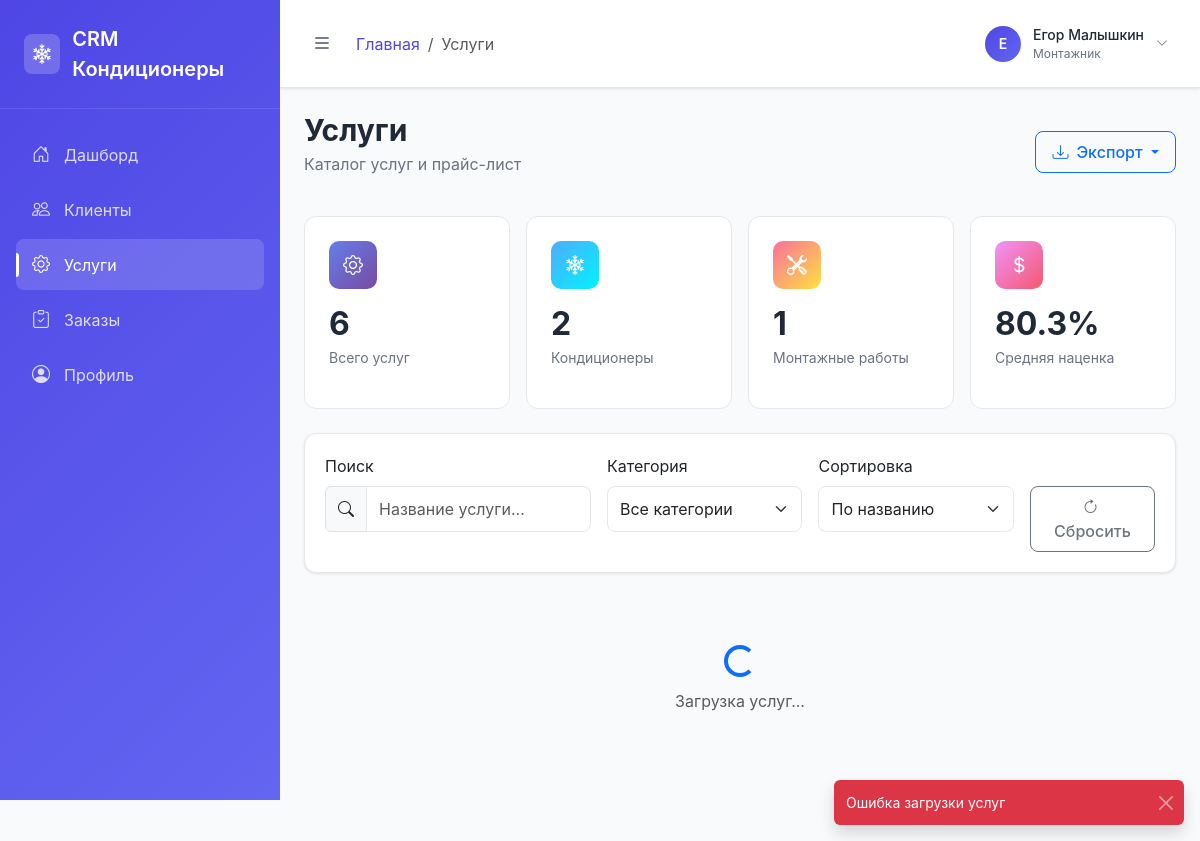
Screenshot of /services/ (signed in) with the database file from the repository.
### user_accounts/models.py (models this page shows, shortened)
class User(AbstractUser):
    ROLE_CHOICES = (
        ('owner', 'Владелец'),
        ('manager', 'Менеджер'),
        ('installer', 'Монтажник'),
    )
    role = models.CharField(max_length=10, choices=ROLE_CHOICES)
    phone = models.CharField(max_length=15, blank=True)
    groups = models.ManyToManyField(
        'auth.Group',
        related_name='user_accounts_user_set',
        blank=True,
        help_text='The groups this user belongs to.',
        verbose_name='groups',
    )
    user_permissions = models.ManyToManyField(
        'auth.Permission',
        related_name='user_accounts_user_set',
        blank=True,
        help_text='Specific permissions for this user.',
        verbose_name='user permissions',
    )

### services/views.py (the view)
# urls.py: path('', views.service_list, name='service_list'),
@login_required
def service_list(request):
    category = request.GET.get('category')
    if category:
        services = Service.objects.filter(category=category).order_by('name')
    else:
        services = Service.objects.all().order_by('name')
    return render(request, 'services/services.html', {'services': services})

### templates/services/services.html (shortened to what this page needs)
{% extends 'base.html' %}
{% block page_name %}Услуги{% endblock %}
{% block content %}
<div class="fade-in">
    <div class="page-header mb-4">
        <div class="d-flex justify-content-between align-items-center">
            <div>
                <h1 class="page-title">Услуги</h1>
                <p class="page-subtitle">Каталог услуг и прайс-лист</p>
            </div>
            <div class="d-flex gap-2">
                <div class="dropdown">
                    <button class="btn btn-outline-primary dropdown-toggle" type="button" data-bs-toggle="dropdown">
                        <i class="bi bi-download me-2"></i>Экспорт
                    </button>
                </div>
            </div>
        </div>
    </div>
    <div class="row g-3 mb-4">
        <div class="col-xl-3 col-md-6">
            <div class="stats-card">
                <div class="stats-icon" style="background: linear-gradient(135deg, #667eea, #764ba2);">
                    <i class="bi bi-gear"></i>
                </div>
                <h3 class="stats-value" id="totalServices">0</h3>
                <p class="stats-label">Всего услуг</p>
            </div>
        </div>
        <div class="col-xl-3 col-md-6">
            <div class="stats-card">
                <div class="stats-icon" style="background: linear-gradient(135deg, #4facfe, #00f2fe);">
                    <i class="bi bi-snow2"></i>
                </div>
                <h3 class="stats-value" id="conditionerServices">0</h3>
                <p class="stats-label">Кондиционеры</p>
            </div>
        </div>
        <div class="col-xl-3 col-md-6">
            <div class="stats-card">
                <div class="stats-icon" style="background: linear-gradient(135deg, #fa709a, #fee140);">
                    <i class="bi bi-tools"></i>
                </div>
                <h3 class="stats-value" id="installationServices">0</h3>
                <p class="stats-label">Монтажные работы</p>
            </div>
        </div>
        <div class="col-xl-3 col-md-6">
            <div class="stats-card">
                <div class="stats-icon" style="background: linear-gradient(135deg, #f093fb, #f5576c);">
                    <i class="bi bi-currency-dollar"></i>
                </div>
                <h3 class="stats-value" id="avgMargin">0%</h3>
                <p class="stats-label">Средняя наценка</p>
            </div>
        </div>
    </div>
    <div class="card mb-4">
        <div class="card-body">
            <div class="row g-3">
                <div class="col-md-4">
                    <label class="form-label">Поиск</label>
                    <div class="input-group">
                        <span class="input-group-text"><i class="bi bi-search"></i></span>
                        <input type="text" class="form-control" id="searchInput" placeholder="Название услуги...">
                    </div>
                </div>
                <div class="col-md-3">
                    <label class="form-label">Категория</label>
                    <select class="form-select" id="categoryFilter">
                        <option value="">Все категории</option>
                    </select>
                </div>
                <div class="col-md-3">
                    <label class="form-label">Сортировка</label>
                    <select class="form-select" id="sortBy">
                        <option value="name">По названию</option>
                    </select>
                </div>
                <div class="col-md-2">
                    <label class="form-label">&nbsp;</label>
                    <button class="btn btn-outline-secondary w-100" onclick="resetFilters()">
                        <i class="bi bi-arrow-clockwise me-1"></i>Сбросить
                    </button>
                </div>
            </div>
        </div>
    </div>
    <div class="row g-4" id="servicesGrid">
        <div class="col-12 text-center py-5">
            <div class="spinner-border text-primary" role="status">
            </div>
            <p class="mt-2 text-muted">Загрузка услуг...</p>
        </div>
    </div>
</div>
{% endblock %}

### templates/base.html (shortened to what this page needs)
<!DOCTYPE html>
<html lang="ru">
<head>
    <link href="https://cdn.jsdelivr.net/npm/bootstrap@5.3.0/dist/css/bootstrap.min.css" rel="stylesheet">
    <link href="https://cdn.jsdelivr.net/npm/bootstrap-icons@1.10.0/font/bootstrap-icons.css" rel="stylesheet">
</head>
<body>
    {% if user.is_authenticated %}
    <nav class="sidebar" id="sidebar">
        <div class="sidebar-header">
            <div class="logo">
                <i class="bi bi-snow2"></i>
            </div>
            <div class="title">CRM Кондиционеры</div>
        </div>
        <div class="sidebar-nav">
            <div class="nav-item">
                <a href="{% url 'dashboard' %}" class="nav-link {% if request.resolver_match.url_name == 'dashboard' %}active{% endif %}">
                    <i class="bi bi-house-door"></i>
                    <span>Дашборд</span>
                </a>
            </div>
            <div class="nav-item">
                <a href="{% url 'client_list' %}" class="nav-link {% if 'client' in request.resolver_match.url_name %}active{% endif %}">
                    <i class="bi bi-people"></i>
                    <span>Клиенты</span>
                </a>
            </div>
            <div class="nav-item">
                <a href="{% url 'service_list' %}" class="nav-link {% if 'service' in request.resolver_match.url_name %}active{% endif %}">
                    <i class="bi bi-gear"></i>
                    <span>Услуги</span>
                </a>
            </div>
            <div class="nav-item">
                <a href="{% url 'order_list' %}" class="nav-link {% if 'order' in request.resolver_match.url_name %}active{% endif %}">
                    <i class="bi bi-clipboard-check"></i>
                    <span>Заказы</span>
                </a>
            </div>
            <div class="nav-item">
                <a href="{% url 'user_accounts:profile' %}" class="nav-link {% if request.resolver_match.url_name == 'profile' %}active{% endif %}">
                    <i class="bi bi-person-circle"></i>
                    <span>Профиль</span>
                </a>
            </div>
        </div>
    </nav>
    <div class="main-content" id="main-content">
        <div class="top-nav">
            <div class="top-nav-left">
                <button class="sidebar-toggle" id="sidebar-toggle">
                    <i class="bi bi-list"></i>
                </button>
                {% block breadcrumb %}
                <nav aria-label="breadcrumb">
                    <ol class="breadcrumb breadcrumb-nav">
                        <li class="breadcrumb-item"><a href="{% url 'dashboard' %}">Главная</a></li>
                        <li class="breadcrumb-item active" aria-current="page">{% block page_name %}{% endblock %}</li>
                    </ol>
                </nav>
                {% endblock %}
            </div>
            <div class="top-nav-right">
                <div class="user-dropdown">
                    <div class="user-info" data-bs-toggle="dropdown">
                        <div class="user-avatar">
                            {{ user.first_name.0|default:user.username.0|upper }}
                        </div>
                        <div class="user-details d-none d-md-block">
                            <div style="font-weight: 500; font-size: 0.875rem;">{{ user.get_full_name|default:user.username }}</div>
                            <div style="font-size: 0.75rem; color: #6b7280;">{{ user.get_role_display }}</div>
                        </div>
                        <i class="bi bi-chevron-down" style="font-size: 0.75rem; color: #6b7280;"></i>
                    </div>
                </div>
            </div>
        </div>
        <div class="page-content">
            {% block content %}{% endblock %}
        </div>
    </div>
    {% else %}
        {% block login_content %}{% endblock %}
    {% endif %}
</body>
</html>

### templates/base.html (style rules this page uses)
:root { --primary-color: #4f46e5; --secondary-color: #6366f1; --success-color: #10b981; --warning-color: #f59e0b; --danger-color: #ef4444; --dark-color: #1f2937; --light-color: #f8fafc; --border-color: #e5e7eb; }
body { font-family: 'Inter', -apple-system, BlinkMacSystemFont, sans-serif; background-color: var(--light-color); color: var(--dark-color); }
.sidebar { position: fixed; top: 0; left: 0; height: 100vh; width: 280px; background: linear-gradient(135deg, var(--primary-color) 0%, var(--secondary-color) 100%); color: white; transition: all 0.3s ease; z-index: 1060; overflow-y: auto; }
.sidebar-header { padding: 1.5rem; border-bottom: 1px solid rgba(255, 255, 255, 0.1); display: flex; align-items: center; gap: 0.75rem; }
.sidebar-header .logo { width: 40px; height: 40px; background: rgba(255, 255, 255, 0.2); border-radius: 8px; display: flex; align-items: center; justify-content: center; font-size: 1.25rem; font-weight: bold; }
.sidebar-header .title { font-size: 1.25rem; font-weight: 600; transition: opacity 0.3s ease; }
.sidebar-nav { padding: 1rem 0; }
.nav-item { margin: 0.25rem 1rem; }
.nav-link { display: flex; align-items: center; gap: 0.75rem; padding: 0.75rem 1rem; color: rgba(255, 255, 255, 0.8); text-decoration: none; border-radius: 8px; transition: all 0.3s ease; position: relative; }
.nav-link.active { background: rgba(255, 255, 255, 0.15); color: white; }
.nav-link.active::before { content: ''; position: absolute; left: 0; top: 50%; transform: translateY(-50%); width: 3px; height: 24px; background: white; border-radius: 0 3px 3px 0; }
.nav-link i { font-size: 1.125rem; width: 20px; }
.main-content { margin-left: 280px; transition: margin-left 0.3s ease; min-height: 100vh; }
.top-nav { background: white; border-bottom: 1px solid var(--border-color); padding: 1rem 1.5rem; display: flex; justify-content: space-between; align-items: center; position: sticky; top: 0; z-index: 100; box-shadow: 0 1px 3px rgba(0, 0, 0, 0.1); }
.top-nav-left { display: flex; align-items: center; gap: 1rem; }
.sidebar-toggle { background: none; border: none; color: var(--dark-color); font-size: 1.25rem; cursor: pointer; padding: 0.5rem; border-radius: 6px; transition: all 0.3s ease; }
.breadcrumb-nav { margin: 0; background: none; padding: 0; }
.breadcrumb-nav .breadcrumb-item a { color: var(--primary-color); text-decoration: none; }
.top-nav-right { display: flex; align-items: center; gap: 1rem; }
.user-dropdown { position: relative; }
.user-info { display: flex; align-items: center; gap: 0.75rem; cursor: pointer; padding: 0.5rem; border-radius: 8px; transition: all 0.3s ease; }
.user-avatar { width: 36px; height: 36px; border-radius: 50%; background: linear-gradient(135deg, var(--primary-color), var(--secondary-color)); display: flex; align-items: center; justify-content: center; color: white; font-weight: 600; font-size: 0.875rem; }
.page-content { padding: 1.5rem; }
.page-header { margin-bottom: 2rem; }
.page-title { font-size: 1.875rem; font-weight: 700; color: var(--dark-color); margin: 0; }
.page-subtitle { color: #6b7280; margin-top: 0.25rem; }
.card { border: 1px solid var(--border-color); border-radius: 12px; box-shadow: 0 1px 3px rgba(0, 0, 0, 0.1); transition: all 0.3s ease; }
.card-body { padding: 1.25rem; }
.btn { border-radius: 8px; font-weight: 500; padding: 0.5rem 1rem; transition: all 0.3s ease; }
.form-control, .form-select { border-radius: 8px; border: 1px solid var(--border-color); padding: 0.625rem 0.75rem; transition: all 0.3s ease; }
.stats-card { background: white; border-radius: 12px; padding: 1.5rem; border: 1px solid var(--border-color); transition: all 0.3s ease; }
.stats-icon { width: 48px; height: 48px; border-radius: 10px; display: flex; align-items: center; justify-content: center; font-size: 1.25rem; color: white; margin-bottom: 1rem; }
.stats-value { font-size: 2rem; font-weight: 700; color: var(--dark-color); margin: 0; }
.stats-label { color: #6b7280; font-size: 0.875rem; margin-top: 0.25rem; }
.fade-in { animation: fadeIn 0.5s ease-in; }

### rows the page displays
User: first_name.0 "Е", get_full_name "Егор Малышкин", role "Монтажник"
